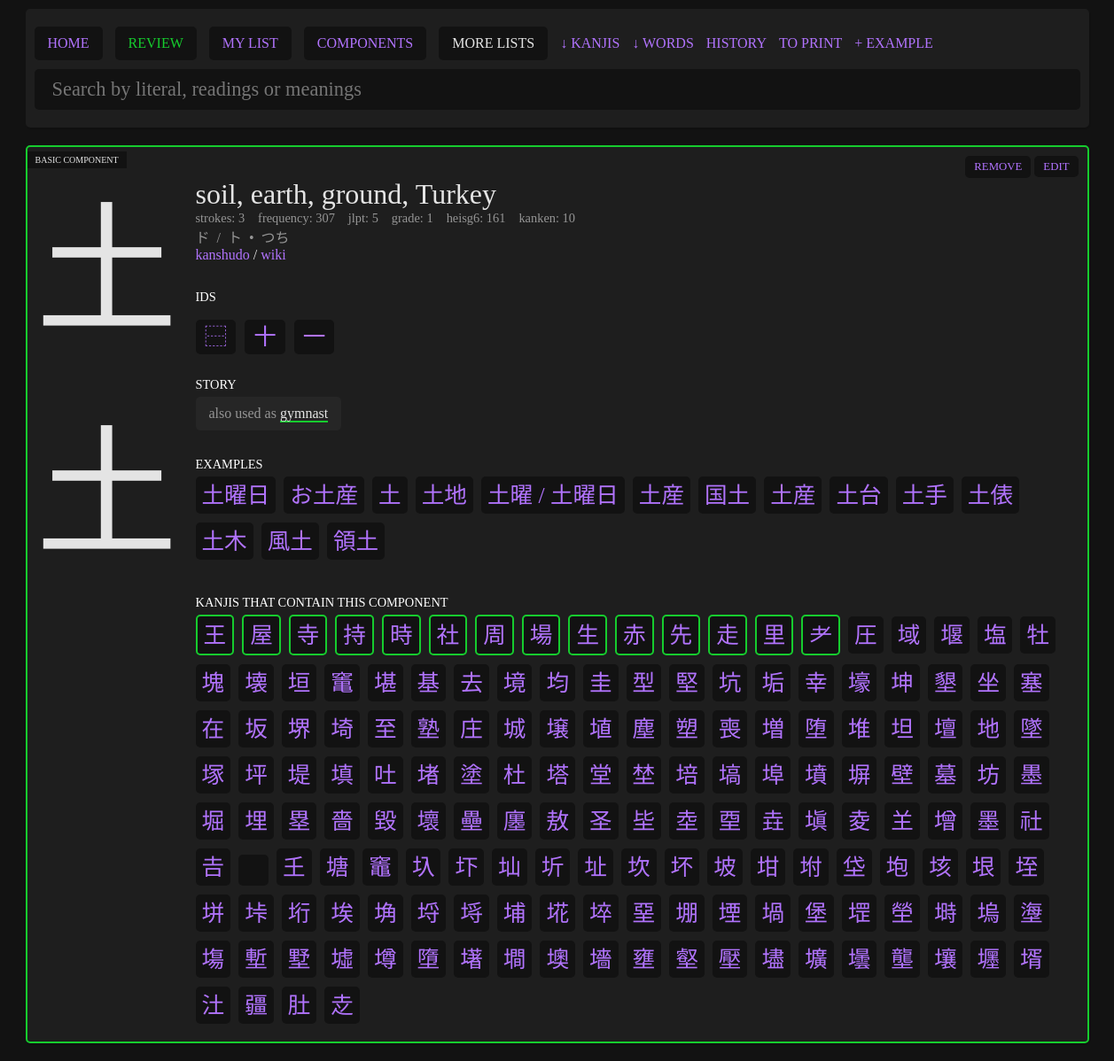
Page /pages/kanji.php?literal=土 on the earlier database version.
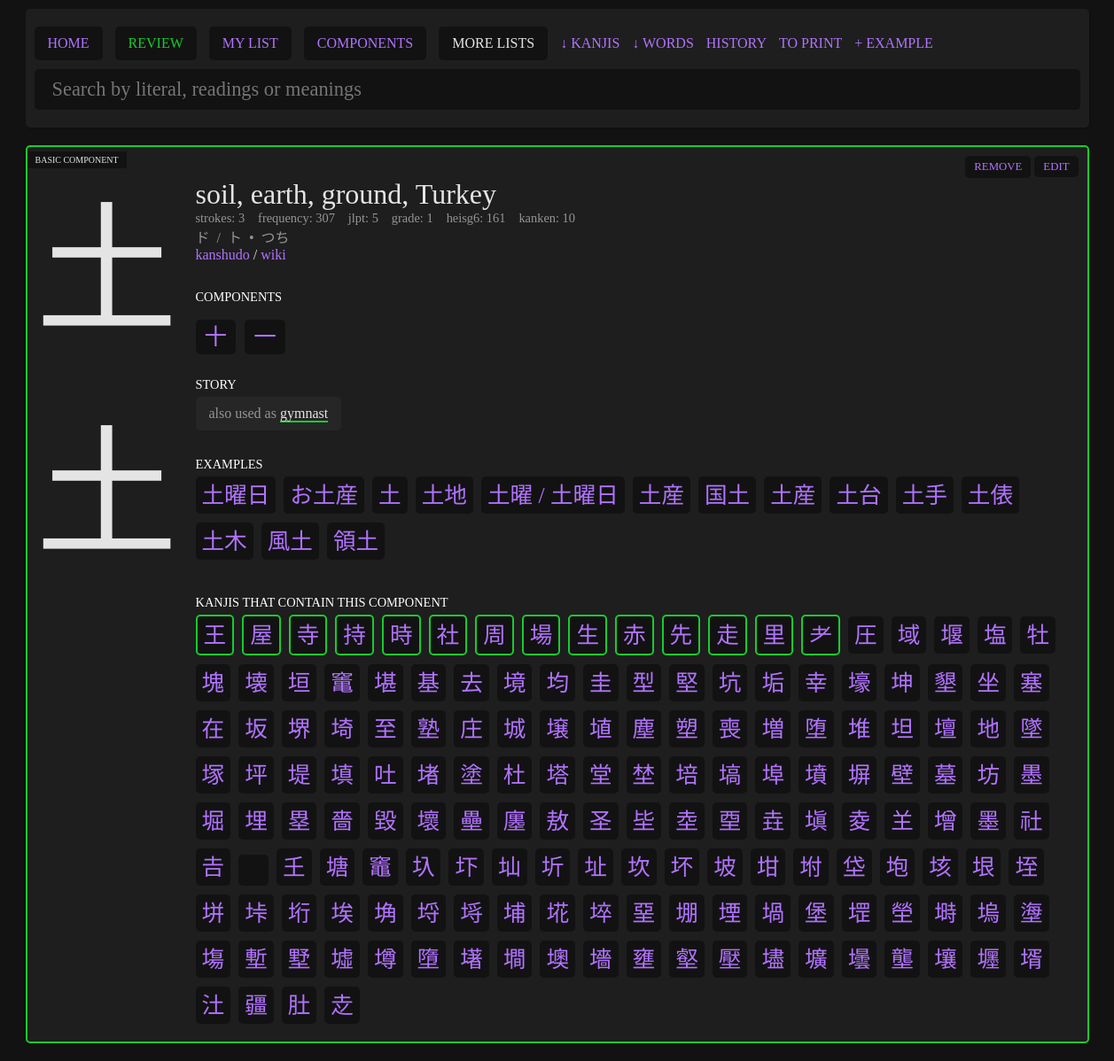
Same page on the later database version.
### tables this page shows
CREATE TABLE "kanjis" (
	"literal"	TEXT NOT NULL UNIQUE,
	"meanings"	TEXT NOT NULL,
	"onReadings"	TEXT,
	"kunReadings"	TEXT,
	"strokes"	INTEGER,
	"jlpt"	INTEGER,
	"frequency"	INTEGER,
	"grade"	INTEGER,
	"heisg6"	INTEGER,
	"components"	TEXT,
	"other_forms"	TEXT, "kanken" INTEGER NULL, "story" TEXT NULL, "added" INTEGER NULL, "score" INTEGER NULL, "added_at" datetime, "unfinished" integer, "is_component" integer, "component_group" integer, "related" text, "ids" text,
	PRIMARY KEY("literal")
);

### pages/kanji.php (the view, shortened to what this page needs)
<?php
require '../parts/helper.php';
$myPDO = new PDO('sqlite:../data/kanjis.db');
if (isset($_GET['literal'])) {
    if (empty($_GET['literal'])) {
        $error = "No selected kanji.";
    } else {
        $sql = "SELECT * FROM kanjis WHERE literal = ?";
        $stmt = $myPDO->prepare($sql);
        $results = $stmt->execute([$_GET['literal']]);
        $entry = $stmt->fetch();
    }
}
?>
<?php require '../parts/header.php'; ?>
<?php if (!empty($error)) : ?>
    <div class="error">
        <?php echo $error; ?>
    </div>
<?php elseif (isset($_GET['literal'])) : ?>
    <?php if (!$entry) : ?>
        <div class="card empty">
            No results.
        </div>
    <?php else : ?>
        <div class="card <?php if ($entry['added'] == 1) echo ' added'; ?><?php if ($entry['unfinished'] == 1) echo ' unfinished'; ?>">
            <?php if ($entry['is_component']): ?>
                <div class="component-flag">basic component</div>
            <?php endif; ?>
            <div class="left">
                <div class="kanji"><?php echo $entry['literal']; ?></div>
                <div class="big-kanji"><?php echo $entry['literal']; ?></div>
            </div>
            <div class="right">
                <div class="meanings">
                    <?php echo str_replace(";", ", ", $entry['meanings']); ?>
                </div>
                <div class="meta">
                    <div class="item">
                        <span class="ref">strokes</span>
                        <span class="number"><?php echo $entry['strokes']; ?></span>
                    </div>
                    <?php if (!empty($entry['frequency'])) : ?>
                        <div class="item">
                            <span class="ref">frequency</span>
                            <span class="number"><?php echo $entry['frequency']; ?></span>
                        </div>
                    <?php endif; ?>
                    <?php if (!empty($entry['jlpt'])) : ?>
                        <div class="item">
                            <span class="ref">jlpt</span>
                            <span class="number"><?php echo $entry['jlpt']; ?></span>
                        </div>
                    <?php endif; ?>
                    <?php if (!empty($entry['grade'])) : ?>
                        <div class="item">
                            <span class="ref">grade</span>
                            <span class="number">
                                <?php
                                if ($entry['grade'] <= 6) {
                                    echo $entry['grade'];
                                } elseif ($entry['grade'] == 8) {
                                    echo "HighSchool(Jouyou)";
                                } elseif ($entry['grade'] == 9) {
                                    echo "Jinmeiyou(Names)";
                                } else {
                                    echo "Jinmeiyou(Names extra)";
                                }
                                ?>
                            </span>
                        </div>
                    <?php endif; ?>
                    <?php if (!empty($entry['heisg6'])) : ?>
                        <div class="item">
                            <span class="ref">heisg6</span>
                            <span class="number"><?php echo $entry['heisg6']; ?></span>
                        </div>
                        <?php if (!empty($entry['kanken'])) : ?>
                            <div class="item">
                                <span class="ref">kanken</span>
                                <span class="number">
                                    <?php
                                    if ($entry['kanken'] == 1.5) {
                                        echo "pre 1";
                                    } elseif ($entry['kanken'] == 2.5) {
                                        echo "pre 2";
                                    } else {
                                        echo $entry['kanken'];
                                    }
                                    ?>
                                </span>
                            </div>
                        <?php endif; ?>
                    <?php endif; ?>
                </div>
                <?php
                if (!empty($entry['onReadings']) or !empty($entry['kunReadings'])) {
                    echo '<div class="readings">';
                    echo str_replace(";", "&nbsp;&nbsp;/&nbsp;&nbsp;", $entry['onReadings']);
                    if (!empty($entry['kunReadings'])) {
                        echo '&nbsp;&nbsp;•&nbsp;&nbsp;';
                        echo str_replace(";", "&nbsp;&nbsp;/&nbsp;&nbsp;", $entry['kunReadings']);
                    }
                    echo '</div>';
                }
                ?>
                <div class="links">
                    <a href="https://www.kanshudo.com/kanji/<?php echo $entry['literal']; ?>" target="_blank">kanshudo</a> /
                    <a href="https://en.wiktionary.org/wiki/<?php echo $entry['literal']; ?>" target="_blank">wiki</a>
                </div>
                <?php
                if (!empty($entry['components'])) {
                    echo '<div class="title">Components</div>';
                    echo '<div class="components">';
                    $componentsArray = explode(";", $entry['components']);
                    foreach ($componentsArray as $component) {
                        echo '<div class="component"><a href="kanji.php?literal=' . $component . '">' . $component . '</a></div>';
                    }
                    echo '</div>';
                }
                ?>
                <?php
                if (!empty($entry['ids'])) {
                    echo '<div class="title">ids</div>';
                    echo '<div class="components">';
                    $idsArray = obtainKanjis($entry['ids'])[0];
                    foreach ($idsArray as $ids) {
                        echo '<div class="component"><a href="kanji.php?literal=' . $ids . '">' . $ids . '</a></div>';
                    }
                    echo '</div>';
                }
                ?>
                <?php if (!empty($entry['story'])) : ?>
                    <div class="title">Story</div>
                    <div class="story">
                        <?php
                        echo parse_story($entry['story']);
                        ?>
                    </div>
                <?php endif; ?>
                <?php
                $sql = "SELECT * FROM examples WHERE kanji != '' AND kanji LIKE ? ORDER BY jlpt DESC";
                $stmt = $myPDO->prepare($sql);
                $stmt->execute(['%' . $entry['literal'] . '%']);
                $examples = $stmt->fetchAll();
                $sql = "SELECT * FROM kanjis WHERE components LIKE ? ORDER BY added DESC";
                $stmt = $myPDO->prepare($sql);
                $stmt->execute(['%' . $entry['literal'] . '%']);
                $contained_in_kanjis = $stmt->fetchAll();
                ?>
                <?php if (!empty($examples)) : ?>
                    <div class="words">
                        <div class="title">Examples</div>
                        <?php foreach ($examples as $example) : ?>
                            <?php if ($example['added'] == 1) : ?>
                                <div class="word added">
                                <?php else : ?>
                                    <div class="word">
                                    <?php endif; ?>
                                    <a href="search.php?query=<?php echo $example['kanji']; ?>" class="example-kanji"><?php echo $example['kanji']; ?></a>
                                    </div>
                                <?php endforeach; ?>
                                </div>
                            <?php endif; ?>
                            <?php if (!empty($contained_in_kanjis)) : ?>
                                <div class="words">
                                    <div class="title">Kanjis that contain this component</div>
                                    <?php foreach ($contained_in_kanjis as $example) : ?>
                                        <?php if ($example['added'] == 1) : ?>
                                            <div class="word added">
                                            <?php else : ?>
                                                <div class="word">
                                                <?php endif; ?>
                                                <a href="kanji.php?literal=<?php echo $example['literal']; ?>" class="example-kanji"><?php echo $example['literal']; ?></a>
                                                </div>
                                            <?php endforeach; ?>
                                            </div>
                                        <?php endif; ?>
                                </div>
                                <div class="action">
                                    <?php if ($entry['added'] == '' || $entry['added'] == 0) : ?>
                                        <form action="../actions/toggle_kanji_study.php" method="POST">
                                            <input type="hidden" name="literal" value="<?php echo $entry['literal']; ?>">
                                            <button type="submit">add</button>
                                        </form>
                                    <?php else : ?>
                                        <form action="../actions/toggle_kanji_study.php" method="POST">
                                            <button type="submit">remove</button>
                                        </form>
                                    <?php endif; ?>
                                    <a id="edit-toggle" href="#edit-area">edit</a>
                                </div>
                    </div>
                <?php endif; ?>
            <?php else : ?>
                <div class="card empty">
                    No kanji selected.
                </div>
            <?php endif; ?>
            <?php require '../parts/footer.php'; ?>

### parts/header.php (shortened to what this page needs)
<!DOCTYPE html>
<html lang="en">
<head>
    <link rel="stylesheet" href="../data/style.css">
</head>
<body>
    <div class="content">
        <div class="header">
            <div class="header-actions">
                <a href="index.php">HOME</a>
                <form action="../actions/review.php" method="POST">
                    <button type="submit" class="review">REVIEW</button>
                </form>
                <a href="list.php?list=my_list">MY LIST</a>
                <a href="components.php">COMPONENTS</a>
                <div class="list-menu">MORE LISTS
                </div>
                <a href="../actions/export_kanji.php" class="export">&#8595; KANJIS</a>
                <a href="../actions/export_words.php" class="export">&#8595; WORDS</a>
                <a href="../pages/history.php" class="export">HISTORY</a>
                <a href="../pages/print.php" target="_blank" class="export">TO PRINT</a>
                <a href="../pages/add-example.php" class="export">+ EXAMPLE</a>
            </div>
            <div class="header-form">
                <form action="search.php" method="GET">
                    <input type="search" placeholder="Search by literal, readings or meanings" name="query" value="<?php if (
                                                                                                                        isset($_GET["query"])
                                                                                                                    ) {
                                                                                                                        echo $_GET["query"];
                                                                                                                    } ?>">
                </form>
            </div>
        </div>

### parts/helper.php (shortened to what this page needs)
<?php
function obtainKanjis($str)
{
    preg_match_all('/[p\p{Han}㇒]/u', $str, $matches);
    return $matches;
}
function parse_story($story)
{
    $pattern = '/#(.+?)#/';
    $story = preg_replace($pattern, '<a href="kanji.php?literal=$1">$1</a>', $story);
    $pattern = '/\_(.+?)\_/';
    $story = preg_replace($pattern, '<span>$1</span>', $story);
    $pattern = '/\?(.+?)\?/';
    $story = preg_replace($pattern, '<em>TODO: $1</em>', $story);
    return $story;
}

### parts/footer.php (shortened to what this page needs)
</div>
</body>
</html>

### data/style.css (style rules this page uses)
body { background:#121212; color:#e4e4e4; font-family: "NotoSansJP"; }
* { box-sizing: border-box; }
.content { max-width: 1200px; margin: 10px auto; }
.card, .header, .list { position:relative; background:#1e1e1e; display:flex; border-radius: 5px; box-shadow: 1px 2px 1px rgba(0, 0, 0, 0.1); margin-bottom:20px; }
.word.added, .card.added { border:2px solid #16cc2e; }
.header { padding:10px; }
.card .right { display: flex; flex-direction: column; flex-grow: 2; align-items: flex-start; padding:10px; }
.card .left .kanji { font-family:"NotoSansJP", "BabelStoneHan"; font-size:120pt; padding:10px; }
.card .left .big-kanji { font-family:"KanjiStrokeOrders", "BabelStoneHan"; font-size:120pt; padding:10px; }
.card .right .meta, .card .right .components { display:flex; flex-wrap: wrap; flex-direction: row; justify-items: center; margin-top:10px; }
.card .right .meta { margin:0; }
.card .right .readings { color:#959595; font-family: "NotoSansJP"; }
.card .right .story { padding: 5px 0; color: #959595; background: #262626; padding: 10px 15px; border-radius: 5px; }
.card .right .meta .item { margin:0 15px 0 0px; color:#959595; font-size: 0.9em; }
.card .right .meta .item .ref::after { content:': '; }
.card .right .meanings { font-size: 2em; margin:25px 0 0 0 ; }
.card .right .component a, .card .right .related a { background-color:#121212; margin:0 10px 5px 0; padding:5px 10px; border-radius: 5px; font-family: "NotoSansJP"; }
.card .right .component { font-size: 1.6em; }
.card .action { position: absolute; top:10px; right:10px; }
.card .action form { display:inline-block; }
button, #edit-toggle { cursor:pointer; background-color:#121212; padding:5px 10px; border-radius: 5px; font-family: "NotoSansJP"; text-transform: uppercase; font-size: 0.8em; border:none; }
.header input { background-color:#121212; padding:10px 20px; border-radius: 5px; font-family: "NotoSansJP","BabelStoneHan"; color:#e4e4e4; border:none; width:100%; font-size: 1.4em; margin-bottom:10px; }
.header form { width:100%; }
a, button { text-decoration: none; color:#b173fd; }
.header { display: flex; flex-direction: column; }
.header .header-actions a, .header button, .list-menu { background:#121212; padding:10px 15px; margin:10px 10px 10px 0; display:inline-block; border-radius: 5px; font-size:1em; }
.header .header-actions .export { background:none; padding:10px 0; }
.list-menu { display: inline-block; position:relative; }
.header form { display:inline; }
.review { color:#16cc2e; }
.words .word { border-radius: 5px; background:#121212; margin-bottom:10px; display: inline-block; position:relative; cursor:default; margin-right:5px; }
.title { text-transform: uppercase; color:#FFF; font-size:0.9em; padding:5px 0; margin-top:25px; }
.card .right .components .component a { font-family:"NotoSansJP", "BabelStoneHan"; }
.story span, .component-story span { color:#e4e4e4; border-bottom: 2px solid #16cc2e; }
.component-flag { position:absolute; top:5px; left:0; text-transform:uppercase; font-size: x-small; background:#121212; padding:4px 9px; }
.word { overflow: visible; }
.word a { display: inline-block; font-size: 1.6em; padding:0px 7px 5px 7px; }

Differences in the rows shown:
changed kanjis "soil, earth, ground, Turkey": components empty → "十;一" (drawn); ids "⿱十一" → empty (drawn)
Other differences:
text no longer shown: "IDS"
text now shown: "COMPONENTS"
new list line: "十"
new list line: "一"
list line gone: "十"
list line gone: "一"
